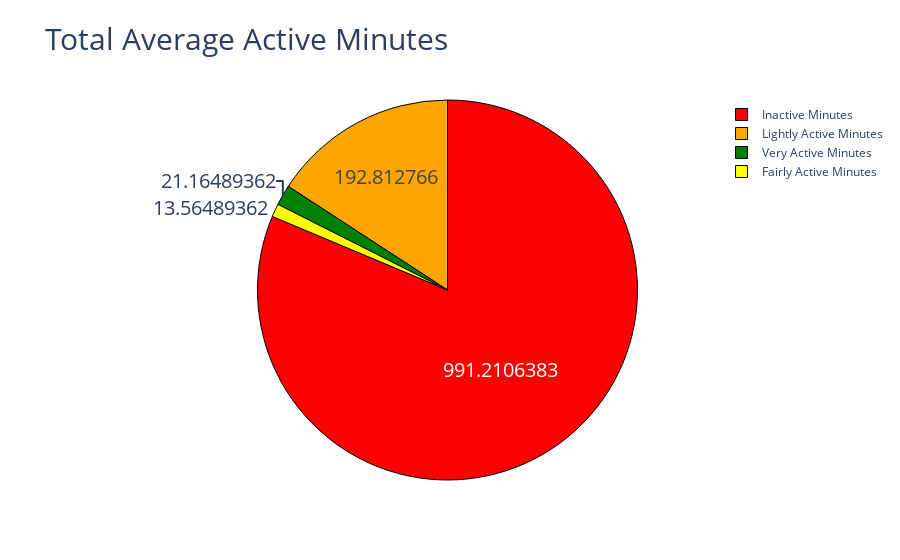

The notebook cell this image was saved under:
### Code cell
# What is the average total number of active minutes in a day?

label = ["Very Active Minutes", "Fairly Active Minutes", "Lightly Active Minutes", "Inactive Minutes"]
counts = data[["VeryActiveMinutes", "FairlyActiveMinutes", "LightlyActiveMinutes", "SedentaryMinutes"]].mean()
colors = ["Green", "Yellow", "Orange", "Red"]

fig = go.Figure(data=[go.Pie(labels=label, values=counts)])
fig.update_layout(title_text='Total Average Active Minutes', title_font_size = 30)
fig.update_traces(hoverinfo='label+percent', textinfo='value', textfont_size=20,
                 marker=dict(colors=colors, line=dict(color='black', width=1)))

fig.show()

### Figure 1 — Plotly figure (JSON) as saved in the notebook; plotly's stock layout.template omitted (floating-point values rounded to 4 significant figures)
{"data": [{"hoverinfo": "label+percent", "labels": ["Very Active Minutes", "Fairly Active Minutes", "Lightly Active Minutes", "Inactive Minutes"], "marker": {"colors": ["Green", "Yellow", "Orange", "Red"], "line": {"color": "black", "width": 1}}, "textfont": {"size": 20}, "textinfo": "value", "type": "pie", "values": [21.16, 13.56, 192.8, 991.2]}], "layout": {"title": {"font": {"size": 30}, "text": "Total Average Active Minutes"}}}
